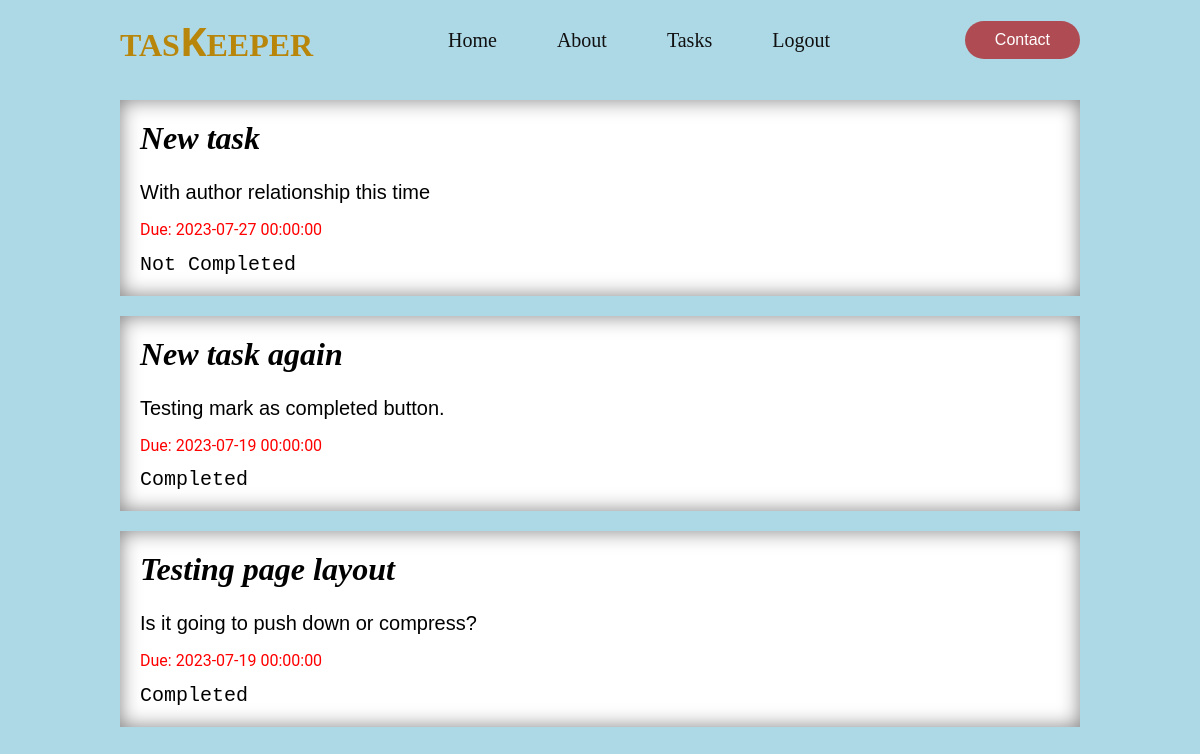
Before: /tasks (signed in) with the older database file.
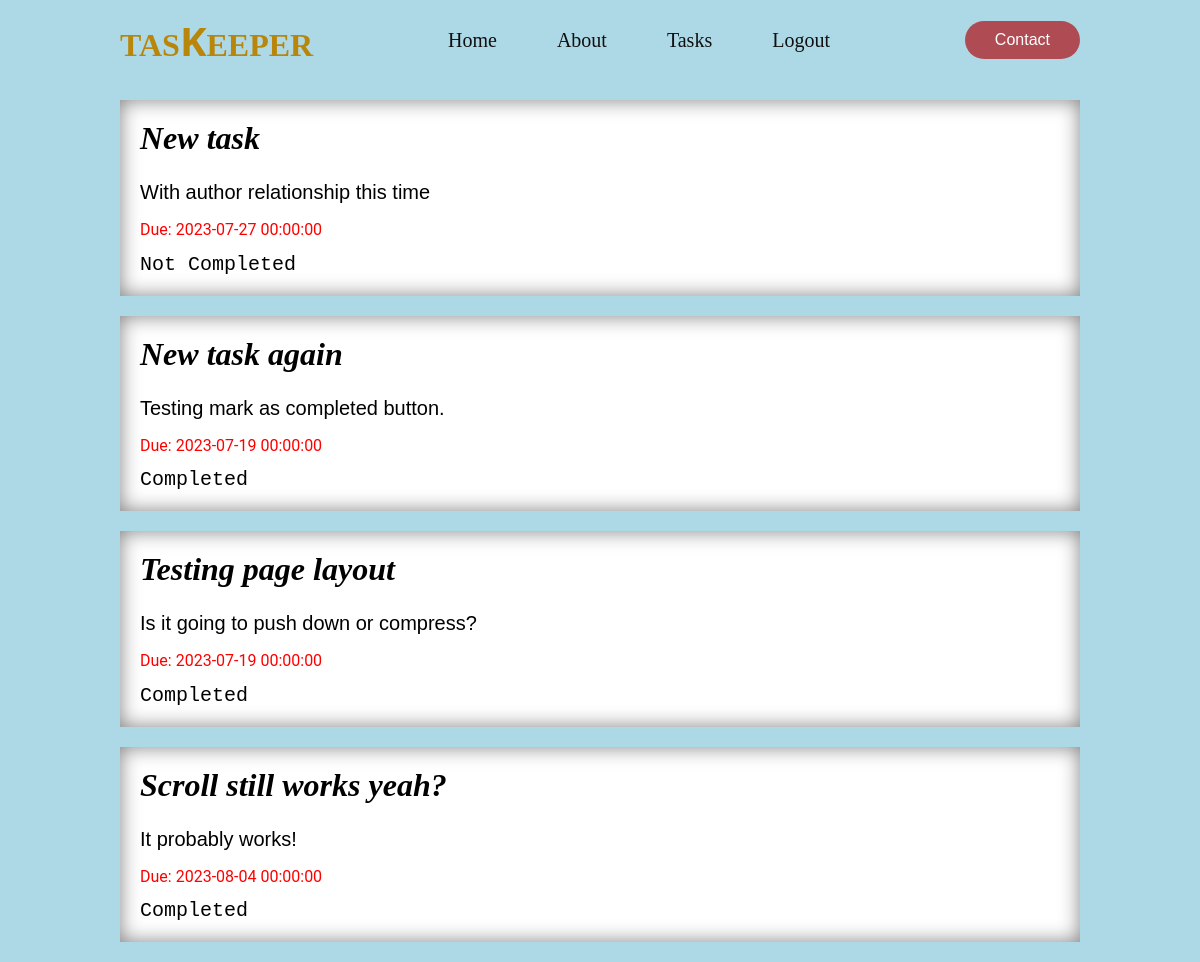
After: the same page with the newer database file.
### app/models.py (models this page shows, shortened)
class Task(db.Model):
    id = db.Column(db.Integer, primary_key=True)
    title = db.Column(db.String(50))
    body = db.Column(db.String(200))
    due_date = db.Column(db.DateTime, index=True)
    timestamp = db.Column(db.DateTime, index=True, default=datetime.utcnow)
    mark_as_completed = db.Column(db.Boolean, default=False)
    user_id = db.Column(db.Integer, db.ForeignKey('user.id'))

### app/routes.py (the view)
@app.route('/tasks')
@login_required
def tasks():
    form = TasksForm()
    tasks = Task.query.filter_by(author=current_user).all()
    return render_template('tasks.html', tasks=tasks, form=form)

### app/models.py (called while the page is built)
@login.user_loader
def load_user(id):
    return User.query.get(int(id))

### app/templates/tasks.html (shortened to what this page needs)
{% extends 'layout.html' %}
{% block content %}
<link rel="stylesheet" href="{{ url_for('static', filename='css/tasks.css') }}">
{% for task in tasks %}
<div class="each-task">
    <h1> {{ task.title }} </h1>
    <p class="task-desc"> {{task.body}}</p>
    <p class="due-date"> Due: {{ task.due_date }}</p>
    <p class="completed"> {{ 'Completed' if task.mark_as_completed == True else 'Not Completed' }}</p>
</div>
{% endfor %}
{% endblock %}

### app/templates/layout.html (shortened to what this page needs)
<!DOCTYPE html>
<html lang="en">
  <head>
    <link rel="stylesheet" href="{{ url_for('static', filename='css/layout.css') }}">
  </head>
  <body>
    <div class="nav-bar">
      <a href="{{ url_for('home') }}"><h2>TAS<span>K</span>EEPER</h2></a>
      <nav>
        <ul>
          <a href="{{ url_for('home') }}"><li>Home</li></a>
          <a href="{{ url_for('about') }}"><li>About</li></a>
          {% if current_user.is_anonymous %}
          <a href="{{ url_for('login') }}"><li>Login</li></a>
          <a href="{{ url_for('register') }}"><li>Register</li></a>
          {% else %}
          <a href="{{ url_for('tasks') }}"><li>Tasks</li></a>
          <a href="{{ url_for('logout') }}"><li>Logout</li></a>
          {% endif %}
        </ul>
      </nav>
      <div class="nav-button">
        <a href="{{ url_for('contact')}}" class="contact"><button>Contact</button></a>
      </div>
    </div>
    {% block content %}
    {% endblock %}
  </body>
</html>

### app/static/css/layout.css (style rules this page uses)
* { padding: 0; margin: 0; box-sizing: border-box; }
body { width: 100%; background-color: lightblue; }
div.nav-bar { display: flex; height: 60px; padding: 40px 0; align-items: center; justify-content: space-between; margin: 0 10%; }
.nav-bar a { text-decoration: none; }
.nav-bar h2 { font-size: 32px; color: darkgoldenrod; }
.nav-bar h2 > span { font-size: 40px; font-family: 'Segoe UI'; }
nav a { color: #101010; margin: 0 10px; font-size: 20px; }
.contact button { background-color: #af4c53; color: white; border: none; padding: 10px 30px; text-align: center; text-decoration: none; display: inline-block; font-size: 16px; border-radius: 2rem; cursor: pointer; }

### app/static/css/tasks.css (style rules this page uses)
.each-task { background-color: #fff; margin: 20px 10%; padding: 10px 20px; box-shadow: inset 0 0 20px rgba(0, 0, 0, 0.5); }
.each-task > h1 { margin-bottom: 20px; margin-top: 10px; font-style: italic; }
.each-task .task-desc { font-family: Arial, Helvetica, sans-serif; font-size: 20px; line-height: 1.5; margin-bottom: 10px; }
.each-task .due-date { font-family: Roboto, Arial, sans-serif; font-size: 16px; line-height: 1.6; margin-bottom: 10px; color: red; }
.each-task .completed { margin-bottom: 10px; font-size: 20px; font-family: 'Courier New', Courier, monospace; }

### app/templates/layout.html (style rules this page uses)
ul { display: flex; }
ul > a { padding: 0 20px; list-style-type: none; text-decoration: none; }

Changed rows visible on the page:
added Task: title "Scroll still works yeah?", body "It probably works!", due_date "2023-08-04 00:00:00", mark_as_completed "Completed"
